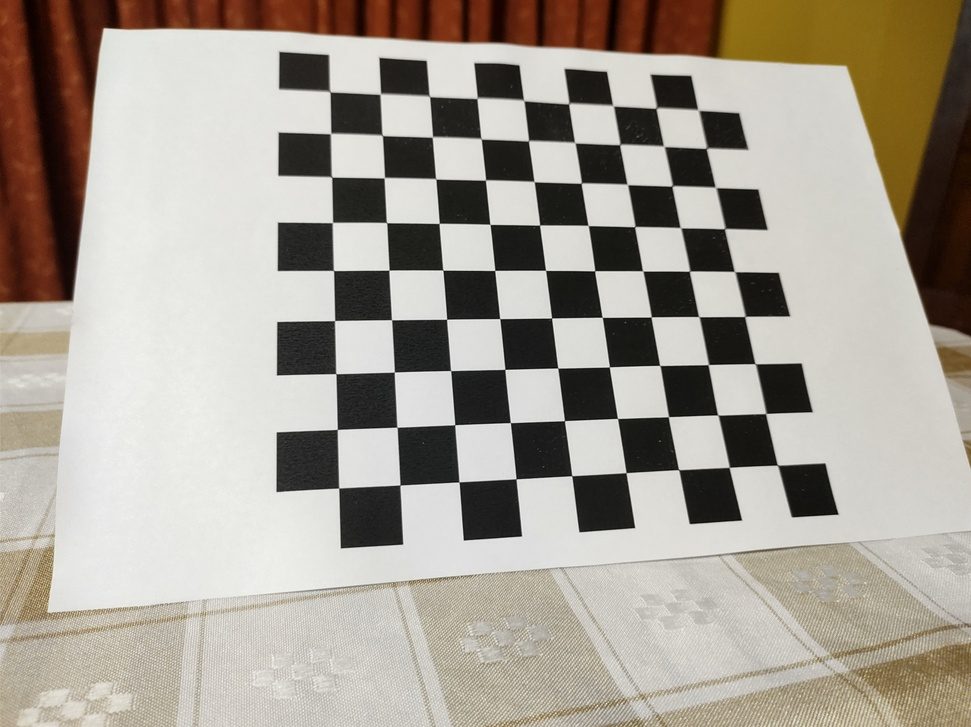
#> input picture TP 9 Calibracion Camara/fotos/Imagen 05.jpg, 971 x 727 px, shrunk from 4640 x 3472 before the run; its folder holds only this picture in this run
$ jupyter execute --allow-errors tp9-calibracion-camara.ipynb   (shell and % lines are left out)
#> lines starting #> are read from the running program, lines starting #| are printed output that depends on the picture; after the words box and inside, x2 and y2 are one past the last pixel; in counts of white or black regions, pixels touching at a corner belong together; long printed decimals are rounded
# TP9 Calibración de la Cámara

## 0. Resumen
1. Patrón
2. Sacar fotos desde diferentes puntos de vista
3. Encontrar esquinas
4. Ecuaciones de proyección patrón => foto

\begin{equation}
s \begin{bmatrix}
u_i \\ v_i \\ 1
\end{bmatrix} =
\begin{bmatrix}
K
\end{bmatrix}
\begin{bmatrix}
R_k | t_k
\end{bmatrix}
\begin{bmatrix}
X_i \\ Y_i \\ Z_i \\ 1
\end{bmatrix}
\end{equation}

K: 5 (o 4) parámetros

R: 5 (o 9) parámetros

t: 3 parámetros

5. Hallar K, R_k, t_k y de yapa los coeficientes de distorsión.
6. Rectificar la imagen
7. Bonus: dibujar en 3D

## 1. Patrón

[cell 1]
import cv2
import numpy as np
import matplotlib.pyplot as plt
print("OpenCV version " + cv2.__version__)
print("Numpy version " + np.__version__)

# Importamos librerías para manejo de tiempo
import time

#%matplotlib inline

[cell 2]
import glob

import PIL.ExifTags
import PIL.Image

## 2. Fotos desde distintos puntos de vista

[cell 3]
# Carpeta con las fotos
#calib_fnames = glob.glob('./fotos prueba/*')
calib_fnames = glob.glob('./fotos/*')

print("Hay {} fotos del tablero".format(len(calib_fnames)))

mostrar_figuras = True

## 3, 4, 5. Identificación de Esquinas, Encontrar Matriz de Cámara

[cell 4]
# Tamaño del tablero
ch_size = (9, 9)

# Listas de todos los puntos que vamos a recolectar
obj_points = list()
img_points = list()

# Lista de los puntos que vamos a reconocer en el mundo
# objp={(0,0,0), (1,0,0), (2,0,0) .... }
# Corresponden a las coordenadas en el tablero de ajedrez
objp = np.zeros((np.prod(ch_size), 3),  dtype=np.float32)
objp[:, :2] = np.mgrid[0:ch_size[0], 0:ch_size[1]].T.reshape(-1, 2)

#print(objp)

Vamos a encontrar las esquinas en el tablero con la funcion findChessboardCorners que tiene como parametros a la imagen en escala de grises, el tamaño del tablero y un flag.

Existen distintos flags:
+ CALIB_CB_ADAPTIVE_THRESH: Utiliza el umbral adaptativo para convertir la imagen a blanco y negro, en lugar de un nivel de umbral fijo.
+ CALIB_CB_FAST_CHECK: Ejecuta una verificación rápida en la imagen que busca las esquinas del tablero de ajedrez y realiza un atajo en la llamada si no se encuentra ninguna. Esto puede acelerar el proceso.
+ CALIB_CB_NORMALIZE_IMAGE: Normaliza la imagen con ecualizacion de histogramas antes de aplicar umbral fijo o adaptativo.
+ CALIB_CB_FILTER_QUADS: Utiliza criterios adicionales (como el área del contorno o el perímetro) para filtrar los falsos quads extraídos en la etapa de recuperación del contorno.

[cell 5]
# Criterio de corte para el proceso iterativo de refinamiento de esquinas.
# Parar si iteramos maxCount veces o si las esquinas se mueven menos de epsilon
maxCount = 25
epsilon = 0.001
criteria = (cv2.TERM_CRITERIA_EPS | cv2.TERM_CRITERIA_MAX_ITER, maxCount, epsilon)

+ Funcion para encontrar las esquinas cambiando el flag

[cell 6]
def encontrar_esquinas(cb_flags):

#> called with cb_flags = 1
    start = time.time()

    for image_fname in calib_fnames:
        print("Procesando: " + image_fname , end='... ')
        img = cv2.imread(image_fname)
#> img is the input picture: shape (727, 971, 3); mean B, G, R 148.3, 158.6, 165.6
        img_gray = cv2.cvtColor(img, cv2.COLOR_BGR2GRAY)
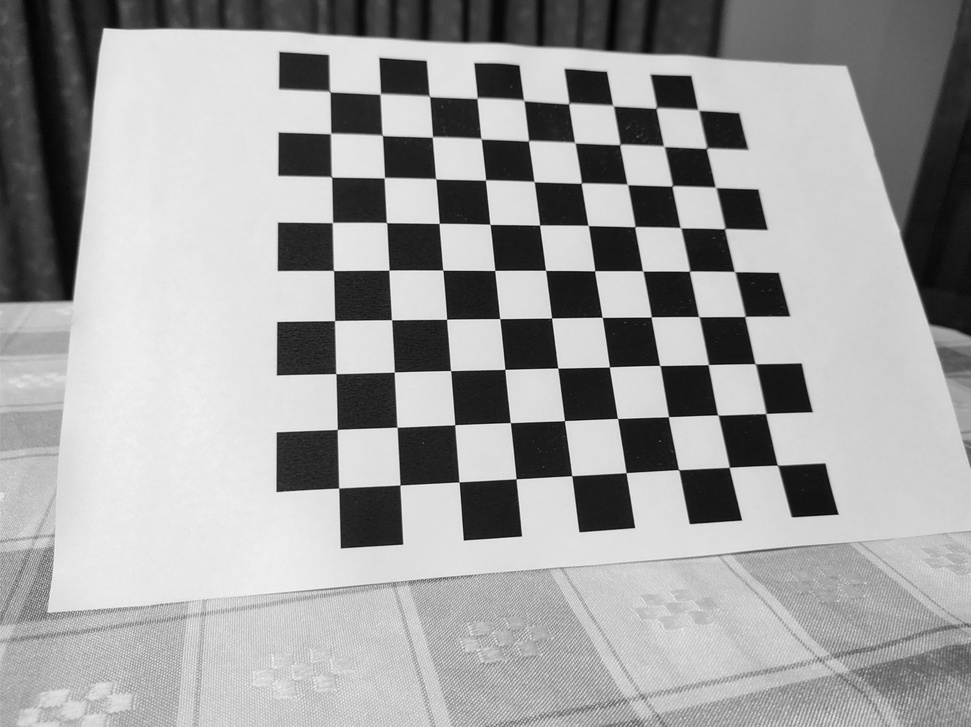
#> img_gray: shape (727, 971); min 2, max 249, mean 159.6
        ret, corners = cv2.findChessboardCorners(img_gray, ch_size, flags=cb_flags)
#> ret = True; corners = 81 rows, first 8: [330.2, 92.12], [380, 94.26], [429.7, 96.72], [476.8, 98.5], [524.2, 100.9], [568.6, 103.8], [613.6, 106.4], [656, 108.4]

        if ret:
            print('Encontramos esquinas!')
            obj_points.append(objp)
            print('Buscando esquinas en resolución subpixel', end='... ')
            corners_subp = cv2.cornerSubPix(img_gray, corners, (5, 5), (-1, -1), criteria)
#> corners_subp = 81 rows, first 8: [329.9, 91.74], [380.2, 93.95], [429.5, 96.33], [477.1, 98.18], [523.8, 100.4], [568.7, 103.5], [613.1, 105.6], [656.2, 108.1]
            print('OK!')
            img_points.append(corners_subp)

            # Dibuja estos puntos que encontro
            cv2.drawChessboardCorners(img, ch_size, corners_subp, ret)
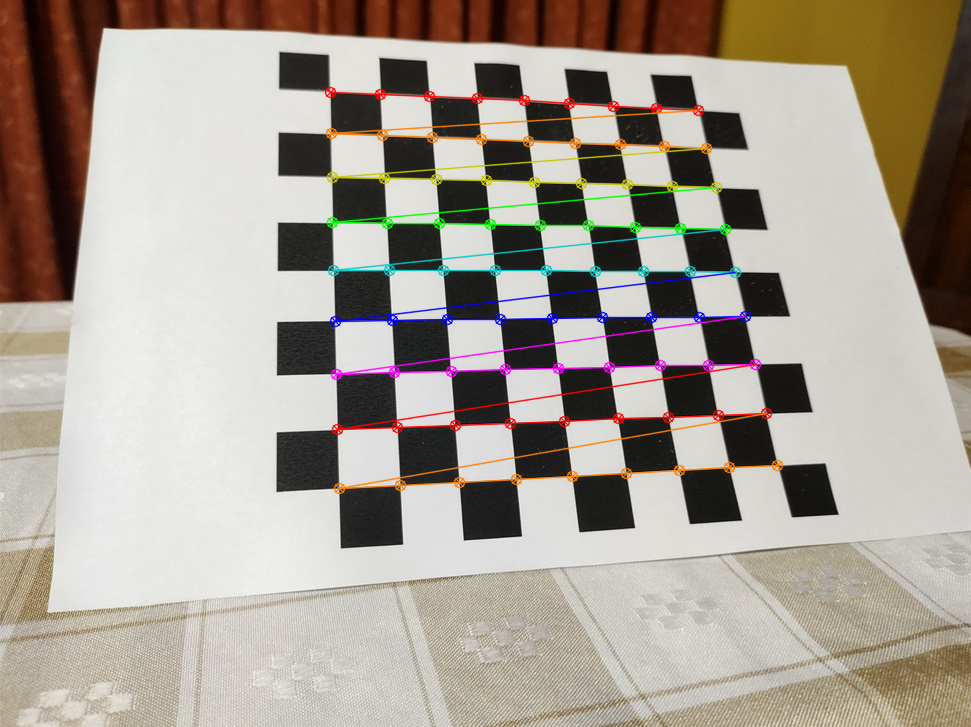
#> img: shape (727, 971, 3); 3.76% of pixels changed, all inside (x1, y1, x2, y2) = (324, 86, 784, 495)

            if mostrar_figuras:
                plt.figure(figsize=(10,8))
                plt.imshow(cv2.cvtColor(img, cv2.COLOR_BGR2RGB))
                plt.show()
        else:
            print('No se encontraron esquinas')

    elapsed = time.time()-start
    print('\nTiempo de procesamiento {} segundos'.format(elapsed))

Con todos los flags fue posible encontrar las esquinas en el tablero. La diferencia entre ellos es el tiempo de ejecucion

+ CALIB_CB_ADAPTIVE_THRESH

Con este flag le lleva bastante tiempo a la funcion poder procesar todas las imagenes, por eso lo utilizamos con solo 4 fotos.

[cell 7]
obj_points, img_points = list(), list()

encontrar_esquinas(cv2.CALIB_CB_ADAPTIVE_THRESH)

Los siguientes flags pudimos evaluarlos sin ningun problema en las 8 fotos sacadas.

+ CALIB_CB_FILTER_QUADS

Este es el flag donde el proceso es el mas rapido.

[cell 8]
obj_points, img_points = list(), list()

encontrar_esquinas(cv2.CALIB_CB_FILTER_QUADS)
#> in encontrar_esquinas (call 2), `ret, corners = cv2.findChessboardCorners(img_gray, ch_size, flags=cb_f..`: corners = 81 rows, first 8: [330.2, 92.16], [380, 94.26], [429.7, 96.72], [476.8, 98.52], [524.2, 101], [568.6, 103.8], [613.6, 106.4], [656, 108.4]

+ CALIB_CB_FAST_CHECK

El tiempo de procesamiento es mas rapido que CALIB_CB_ADAPTIVE_THRESH, pero mas lento que CALIB_CB_FILTER_QUADS.

[cell 9]
obj_points, img_points = list(), list()

encontrar_esquinas(cv2.CALIB_CB_FAST_CHECK)

[cell 10]
print("Cantidad de puntos imagen: ", len(img_points))
#| Cantidad de puntos imagen:  1

Con los dos ultimos flags se pudieron encontrar las esquinas en 6 de las 8 fotos sacadas.

## 5. Calibración

Utilizamos la funcion calibrateCamera que tiene como parametros los puntos objeto, los puntos imagen y el tamaño de la imagen.

Esta funcion devuelve los siguientes valores:
+ ret: boolean si funcionó o no
+ mtx: matriz de la camara (matriz de parametros intrinsecos)
+ dist: coeficientes de distorsion
+ rvecs: vectores de rotacion
+ tvecs: vectores de traslacion

La matriz de la camara es:
\begin{equation}
K = \begin{bmatrix}
f_x \ 0 \ t_x \\ 0 \ f_y \ t_y \\  0  \  0  \  1
\end{bmatrix}
\end{equation}

[cell 11]
idx=0

img = cv2.imread(calib_fnames[idx])
img_gray = cv2.cvtColor(img, cv2.COLOR_BGR2GRAY)
imgRGB = cv2.cvtColor(img, cv2.COLOR_BGR2RGB)

h, w = img_gray.shape
#> h = 727; w = 971

plt.figure(figsize=(10,8))
plt.imshow(imgRGB)
plt.show()

[cell 12]
ret, mtx, dist, rvecs, tvecs = cv2.calibrateCamera(obj_points, img_points, (w, h), None, None)
#> ret = 0.278; mtx = [[678.6, 0, 489], [0, 691.2, 420.7], [0, 0, 1]]; dist = [[0.0612, -0.503, 0.0051, -0.000906, 0.994]]; rvecs = ([-0.307, -0.174, -0.0651],); tvecs = ([-3.2, -6.51, 13.58],)

print('Matriz de la camara = ')
print(mtx)
#| [[678.581   0.         489.005]
#|  [  0.         691.214 420.690]
#|  [  0.           0.           1.        ]]

print('\nCoeficientes de distorsion = ')
print(dist)
#| [[ 6.12252103e-02 -5.03468006e-01  5.10245049e-03 -9.05678521e-04
#|    9.93888402e-01]]

[cell 13]
print('Vectores de rotacion = ')
print(rvecs)
#| (array([[-0.3071],
#|        [-0.1744],
#|        [-0.06513]]),)

print('\nVectores de traslacion = ')
print(tvecs)
#| (array([[-3.198  ],
#|        [-6.514],
#|        [13.581]]),)
#> `dst = cv2.undistort(img_to_undistort, mtx, dist)`:
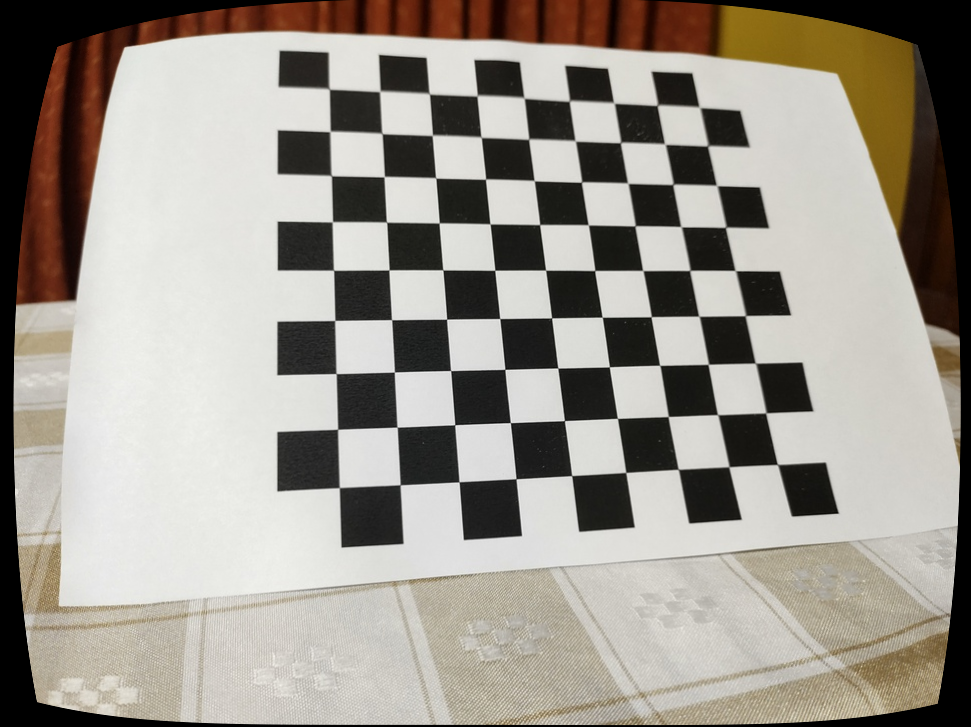
#> dst: shape (727, 971, 3); mean B, G, R 141.4, 150, 155.4

[cell 14]
#En la foto se guarda la distancia focal
print('Leyendo datos del header EXIF ...')
exif_img = PIL.Image.open(calib_fnames[idx])

#> (the rest of this cell did not finish here and is left out)

Todas las fotos tienen una distancia focal de 5.53 mm, por lo tanto no coincide con el valor obtenido en la matriz de la camara, tanto en la distancia focal en x como en y.

## 6. Rectificación (undistort)

Rectificamos todas las imagenes donde se encontraron esquinas. Quitamos la distorsion que tienen con la funcion *undistort* que toma como parametros a la imagen, la matriz intrinseca de la camara y los coeficientes de distorsion.

[cell 15]
imgs_dst = []

#> (the rest of this cell did not finish here and is left out)

## A. Bonus: Dibujando en el Espacio

Dibujamos en las imagenes donde se encontraron esquinas.

[cell 16]
# Vertices 3x3
esquinas1 = np.float32([[0,0,0], [0,3,0], [3,3,0], [3,0,0],
                        [0,0,-3],[0,3,-3],[3,3,-3],[3,0,-3]])

# Vertices 1x1
esquinas2 = np.float32([[0,0,0], [0,1,0], [1,1,0], [1,0,0],
                        [0,0,-1],[0,1,-1],[1,1,-1],[1,0,-1]])

### Dibujando un eje

[cell 17]
def dibujar_eje(idx,esq_3d):

#> called with idx = 0, esq_3d = array of shape (8, 3)
    esquinas_2d, _ = cv2.projectPoints(esq_3d,rvecs[idx],tvecs[idx],mtx,dist)
#> esquinas_2d = [[329.8, 91.77], [332.6, 222.1], [490, 224.1], [476.9, 98.81], [311.3, -71.94], [321.7, 102.9], [521.5, 111.8], [502.8, -42.8]]
    esq_2d = esquinas_2d[:,0, :]
#> esq_2d has the same summary as esquinas_2d

    r = (0, 0, 255)  # r (in BGR)
    b = (255, 0, 0)  # b (in BGR)
    g = (0, 255, 0)  # g (in BGR)
    line_width = 25

    img=cv2.imread(calib_fnames[idx])

    #Redondeamos los valores de los puntos porque cv.line no toma puntos en np.float32
    esq_round = []
    for esquina in esq_2d:
        x = round(esquina[0])
        y = round(esquina[1])

        round_points = (x,y)
        esq_round.append(round_points)
#> this loop made 8 passes
#> (esquina, x, y) on passes 1 to 8: ([329.8, 91.77], 330, 92), ([332.6, 222.1], 333, 222), ([490, 224.1], 490, 224), ([476.9, 98.81], 477, 99), ([311.3, -71.94], 311, -72), ([321.7, 102.9], 322, 103), ([521.5, 111.8], 521, 112), ([502.8, -42.8], 503, -43)
#> after the loop, esq_round = [(330, 92), (333, 222), (490, 224), (477, 99), (311, -72), (322, 103), (521, 112), (503, -43)]

    # Eje x
    cv2.line(img, esq_round[0], esq_round[1], r, line_width)

    # Eje y
    cv2.line(img, esq_round[0], esq_round[3], g, line_width)

    # Eje z
    cv2.line(img, esq_round[0], esq_round[4], b, line_width)

    plt.figure(figsize=(10,8))
    plt.imshow(img[..., ::-1])
    plt.show()

#> (a cell that did not finish here is left out)

### Dibujando lineas de un cubo

[cell 19]
def dibujar_cubo(idx, img, esq_3d):

#> called with idx = 0, esq_3d = array of shape (8, 3)
    esquinas_2d, _ = cv2.projectPoints(esq_3d,rvecs[idx],tvecs[idx],mtx,dist)
    esq_2d = esquinas_2d[:,0, :]
#> esq_2d has the same summary as esquinas_2d in dibujar_eje

    r = (0, 0, 255)  # r (in BGR)
    b = (255, 0, 0)  # b (in BGR)
    g = (0, 255, 0)  # g (in BGR)
    line_width = 15

    #img=cv2.imread(calib_fnames[idx])

    #Redondeamos los valores de los puntos porque cv.line no toma puntos en np.float32
    esq_round = []
    for esquina in esq_2d:
        x = round(esquina[0])
        y = round(esquina[1])

        round_points = (x,y)
        esq_round.append(round_points)

    # base
    cv2.line(img, esq_round[0], esq_round[1], r, line_width)
    cv2.line(img, esq_round[1], esq_round[2], r, line_width)
    cv2.line(img, esq_round[2], esq_round[3], r, line_width)
    cv2.line(img, esq_round[3], esq_round[0], r, line_width)

    # pilares
    cv2.line(img, esq_round[0], esq_round[4], b, line_width)
    cv2.line(img, esq_round[1], esq_round[5], b, line_width)
    cv2.line(img, esq_round[2], esq_round[6], b, line_width)
    cv2.line(img, esq_round[3], esq_round[7], b, line_width)

    # tapa
    cv2.line(img, esq_round[4], esq_round[5], g, line_width)
    cv2.line(img, esq_round[5], esq_round[6], g, line_width)
    cv2.line(img, esq_round[6], esq_round[7], g, line_width)
    cv2.line(img, esq_round[7], esq_round[4], g, line_width)

    plt.figure(figsize=(10,8))
    plt.imshow(img[..., ::-1])
    plt.show()

#> (a cell that did not finish here is left out)

### Dibujando cubo con base de color liso

[cell 21]
# Dibujo en la primera imagen

idx = 0
esquinas_2d, _ = cv2.projectPoints(esquinas1,rvecs[idx],tvecs[idx],mtx,dist)
esq_2d = esquinas_2d[:,0, :]
#> esq_2d has the same summary as esquinas_2d in dibujar_eje

r = (0, 0, 255)  # r (in BGR)
b = (255, 0, 0)  # b (in BGR)
g = (0, 255, 0)  # g (in BGR)
line_width = 15

img=cv2.imread(calib_fnames[idx])

#Redondeamos los valores de los puntos porque cv.line no toma puntos en np.float32
esq_round = []
for esquina in esq_2d:
    x = round(esquina[0])
    y = round(esquina[1])

    round_points = (x,y)
    esq_round.append(round_points)

# base
cv2.rectangle(img, esq_round[0], esq_round[2], r, -1)

# pilares
cv2.line(img, esq_round[0], esq_round[4], b, line_width)
cv2.line(img, esq_round[1], esq_round[5], b, line_width)
cv2.line(img, esq_round[2], esq_round[6], b, line_width)
cv2.line(img, esq_round[3], esq_round[7], b, line_width)

# tapa
cv2.line(img, esq_round[4], esq_round[5], g, line_width)
cv2.line(img, esq_round[5], esq_round[6], g, line_width)
cv2.line(img, esq_round[6], esq_round[7], g, line_width)
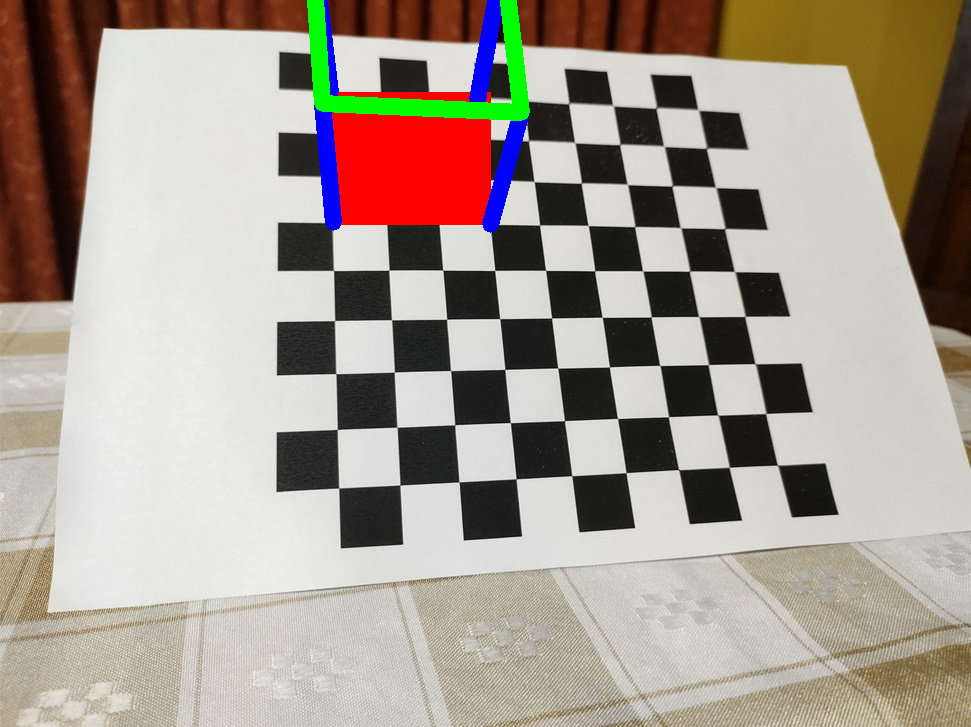
#> img: shape (727, 971, 3); mean B, G, R 145.4, 155.8, 166.3
cv2.line(img, esq_round[7], esq_round[4], g, line_width)

plt.figure(figsize=(10,8))
plt.imshow(img[..., ::-1])
plt.show()

### Dibujamos un cubo en las imagenes rectificadas

#> (a cell that did not finish here is left out)

## Cambiando iteraciones en criteria de cornerSubPix
### Con menos iteraciones

[cell 23]
obj_points, img_points = list(), list()
maxCount = 6

encontrar_esquinas(cv2.CALIB_CB_FILTER_QUADS)

### Con mas iteraciones

[cell 24]
obj_points, img_points = list(), list()
maxCount = 40

encontrar_esquinas(cv2.CALIB_CB_FILTER_QUADS)

Tanto con mas o menos iteraciones obtenemos buenos resultados, la diferencia se observa en el tiempo de procesamiento.

## Usando otros flags en calibrateCamera

[cell 25]
flags = ['cv2.CALIB_USE_INTRINSIC_GUESS', 'cv2.CALIB_FIX_PRINCIPAL_POINT', 'cv2.CALIB_FIX_ASPECT_RATIO',
            'cv2.CALIB_ZERO_TANGENT_DIST', 'cv2.CALIB_RATIONAL_MODEL', 'cv2.CALIB_TILTED_MODEL']

for f in flags:

    print(f)
    flag = eval(f)

    ret, mtx, dist, rvecs, tvecs = cv2.calibrateCamera(obj_points, img_points, (w, h), None, flag)

    print('\nMatriz de la camara = ')
    print(mtx)

    print('\nCoeficientes de distorsion = ')
    print(dist)

    print('-----------------------------------------------------------------')
#> this loop made 6 passes
#> (printed output is left out)
